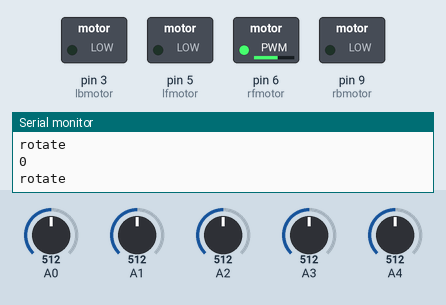
Bench run of a sketch on a simulated Arduino Uno, built with avr-gcc and run on an emulated ATmega328P. Shown: switched loads named in the sketch (green lamp = pin HIGH), the last lines printed to the serial monitor. The test bench sets the inputs (shaded band); at power-on: A2 = 512, A0 = 512, A1 = 512, A3 = 512, A4 = 512.

Above: at 14.2 s.
14.3 s: A2 set to 525
At 15.3 s:
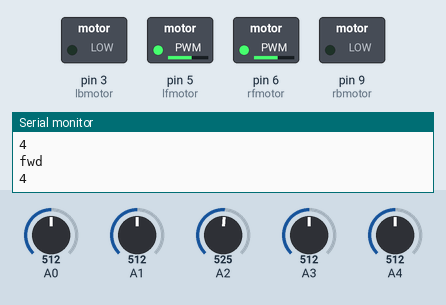
15.8 s: A0 set to 528
At 16.5 s:
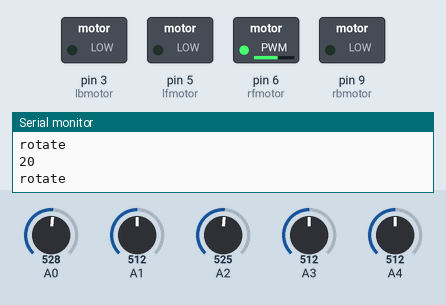
18.8 s: A2 set to 306
At 19.4 s:
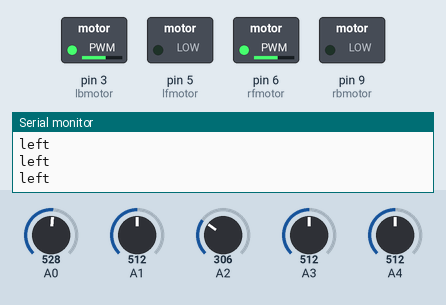
Timing chart, 0 to 21.8 s (numbered marks = the images above; inputs shaded):
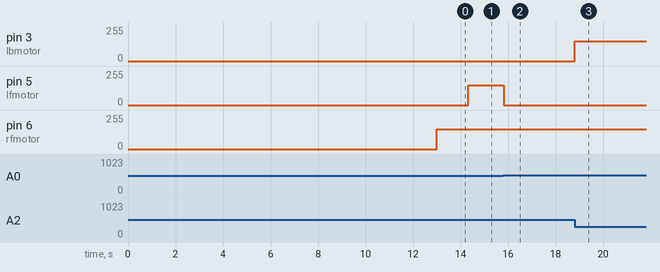

Measured:
- the behaviour switches between 512 and 513 on A2 (found by bisection; images 0 and 1)
- the behaviour switches between 512 and 513 on A0 (found by bisection; images 1 and 2)
- after the input at 14.3 s, pin 5 (lfmotor): 0/255 → 150/255 at once
- after the input at 15.8 s, pin 5 (lfmotor): 150/255 → 0/255 at once
- after the input at 18.8 s, pin 3 (lbmotor): 0/255 → 150/255 at once

The sketch:

line_follower_with_5ir.ino
```cpp
int s[5] = {A0, A1, A2, A3, A4};
int avg[5];
int val[5];
int white[5];
int black[5];
int i;
int ir[5];
int lfmotor = 5;
int rfmotor = 6;
int lbmotor = 3;
int rbmotor = 9;
void setup() {
  Serial.begin(9600);
  pinMode( lfmotor, OUTPUT );
  pinMode( rfmotor, OUTPUT );

  pinMode( lbmotor, OUTPUT );
  pinMode( rbmotor, OUTPUT );
  digitalWrite(lbmotor,LOW);
  digitalWrite(rbmotor,LOW);
  Serial.println("Place on White");
  delay(5000);
  s[0] = analogRead(A0);
  s[1] = analogRead(A1);
  s[2] = analogRead(A2);
  s[3] = analogRead(A3);
  s[4] = analogRead(A4);
  for (i = 0; i < 5; i++)
  {
    white[i] = s[i];
    Serial.print(white[i]);
    Serial.print("\t");
  } Serial.println(" ");
  delay(1000);

  Serial.println("Place on Black");
  delay(5000);
  s[0] = analogRead(A0);
  s[1] = analogRead(A1);
  s[2] = analogRead(A2);
  s[3] = analogRead(A3);
  s[4] = analogRead(A4);
  for (i = 0; i < 5; i++)
  {
    black[i] = s[i];
     Serial.print(black[i]);
    Serial.print("\t");
  } Serial.println(" ");
delay(2000);
  for (i = 0; i < 5; i++)
  {
    avg[i] = (black[i] + white[i]) / 2;
  }
}

int value()
{
  s[0] = analogRead(A0);
  s[1] = analogRead(A1);
  s[2] = analogRead(A2);
  s[3] = analogRead(A3);
  s[4] = analogRead(A4);

  for (i = 0; i < 5; i++)
  {
    ir[i] = s[i] > avg[i] ? 1 : 0;

  }
  return 16 * ir[0] + 8 * ir[1] + 4 * ir[2] + 2 * ir[3] + 1 * ir[4] ;
}
void left()
{while(analogRead(A2)<avg[2])
{
  analogWrite(rfmotor, 150);
  analogWrite(lbmotor, 150);
  analogWrite(rbmotor, 0);
  analogWrite(lfmotor, 0); Serial.println("left");}
}

void right()
{while(analogRead(A2)<avg[2])
{
  analogWrite(rbmotor, 150);
  analogWrite(lfmotor, 150);
  analogWrite(rfmotor, 0);
  analogWrite(lbmotor, 0); Serial.println("right");}
}

void leftTurn()
{while(analogRead(A2)<avg[2])
{
  analogWrite(rfmotor, 150);
  analogWrite(lfmotor, 0);
   analogWrite(rbmotor, 0);
  analogWrite(lbmotor, 0);
  Serial.println("left turn");
}
}

void rightTurn()
{while(analogRead(A2)<avg[2])
{
  analogWrite(lfmotor, 150);
  analogWrite(rfmotor, 0);
     analogWrite(rbmotor, 0);
  analogWrite(lbmotor, 0);
  Serial.println("right turn");}
}

void forward()
{
  analogWrite(lfmotor, 150);
  analogWrite(rfmotor, 150);
  Serial.println("fwd");
}
void Stop()
{
  analogWrite(lfmotor, 0);
  analogWrite(rfmotor, 0);
     analogWrite(rbmotor, 0);
  analogWrite(lbmotor, 0);
  Serial.println("Stop");
}

//void reverseLeft()
//{
//  analogWrite(rfmotor, 150);
//  analogWrite(lfmotor, 100);
//}
//
//void reverseRight()
//{
//  analogWrite(rfmotor, 100);
//  analogWrite(lfmotor, 150);
//}
//
//void reverseLeftTurn()
//{
//  analogWrite(rbmotor, 150);
//  analogWrite(lbmotor, 0);
//  Serial.println("left");
//}
//
//void reverseRightTurn()
//{
//  analogWrite(lbmotor, 150);
//  analogWrite(rbmotor, 0);
//  Serial.println("right");
//}

//void backward()
//{
//  analogWrite(lbmotor, 150);
//  analogWrite(rbmotor, 150);
//  Serial.println("bwd");
//}

void rotate()
{// do {
    analogWrite(lfmotor, 0);
    analogWrite(rfmotor, 150);
       analogWrite(rbmotor, 0);
  analogWrite(lbmotor, 0);
    Serial.println("rotate");
 // } while (value() == 0);
}

void followLine()
{
  switch (value()) {

    case 14:
    case 4:
      forward();
      break;

    case 12:
      case 8:
      case 24:
      case 28:
      case 30:
      leftTurn();
      break;

      case 16:
      left();
      break;

    case 1:
    right();
    break;

    case 6:
    case 2:
    case 3:
    case 7:
    case 15:
      rightTurn();
      break;
//
//    case 28:
//    case 24:
//      leftTurn();
//      break;
//
//    case 3:
//    case 7:
//      rightTurn();
//      break;

    default:
      rotate();
  }
}
void loop() {

  followLine();
Serial.println(value());
}
```
